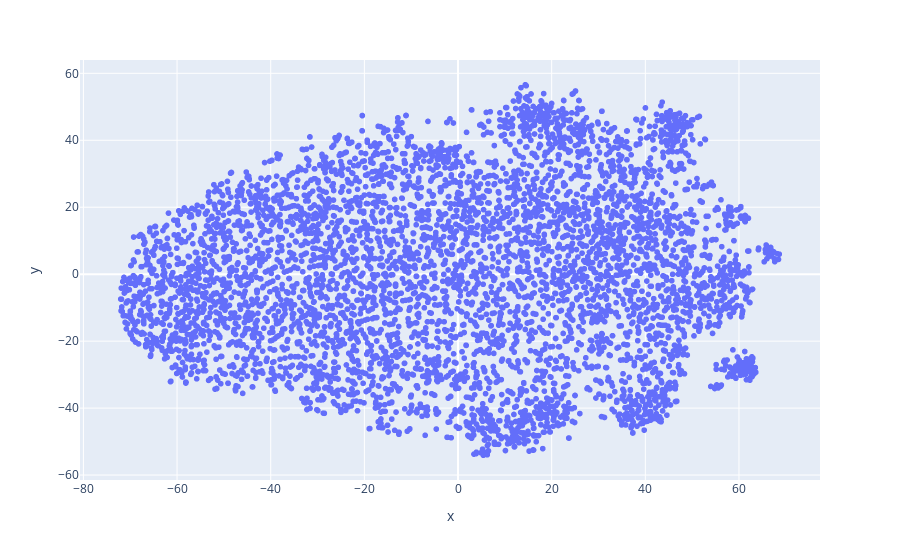

Notebook code cell kept with this figure:
### Code cell
fig = px.scatter(tsne_df, x='x', y='y', hover_data=tsne_df)
fig.show()

### Figure 1 — Plotly figure (JSON) as saved in the notebook; plotly's stock layout.template omitted (floating-point values rounded to 4 significant figures; data arrays with more than 128 entries replaced by an {"elided": "..."} marker saying what was removed)
{"data": [{"customdata": {"elided": "6040x3 str values"}, "hovertemplate": "x=%{x}<br>y=%{y}<br>Gender=%{customdata[0]}<br>Age=%{customdata[1]}<br>Zip-code=%{customdata[2]}<extra></extra>", "legendgroup": "", "marker": {"color": "#636efa", "symbol": "circle"}, "mode": "markers", "name": "", "showlegend": false, "type": "scattergl", "x": {"elided": "6040 float values"}, "xaxis": "x", "y": {"elided": "6040 float values"}, "yaxis": "y"}], "layout": {"legend": {"tracegroupgap": 0}, "margin": {"t": 60}, "xaxis": {"anchor": "y", "domain": [0, 1], "title": {"text": "x"}}, "yaxis": {"anchor": "x", "domain": [0, 1], "title": {"text": "y"}}}}
